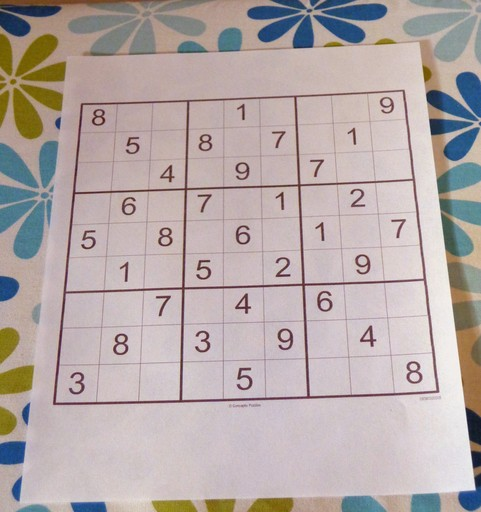
#> input picture Python/Games/Sudoku/td_3.jpeg, 481 x 512 px
$ python -i image_processes.py   (imports and definitions only)
#> lines starting #> are read from the running program, lines starting #| are printed output that depends on the picture; after the words box and inside, x2 and y2 are one past the last pixel; in counts of white or black regions, pixels touching at a corner belong together
import cv2
import numpy as np


# https://becominghuman.ai/sudoku-and-cell-extraction-sudokuai-opencv-38b603066066
# https://github.com/Joy2469/Sudoku_AI

# [5 lines left out: function image_preprocessing, not called in this run]


def image_preprocessing_B(img, skip_dilate=False):
    img = cv2.cvtColor(img, cv2.COLOR_BGR2GRAY)
    process = cv2.GaussianBlur(img.copy(), (9, 9), 0)
    process = cv2.adaptiveThreshold(process, 255, cv2.ADAPTIVE_THRESH_GAUSSIAN_C, cv2.THRESH_BINARY, 11, 2)
    process = cv2.bitwise_not(process, process)
    if not skip_dilate:
        kernel = np.array([[0., 1., 0.], [1., 1., 1.], [0., 1., 0.]], np.uint8)
        process = cv2.dilate(process, kernel)
    return process


def find_corners(img):
    ext_contours = cv2.findContours(img, cv2.RETR_EXTERNAL, cv2.CHAIN_APPROX_SIMPLE)
    ext_contours = ext_contours[0] if len(ext_contours) == 2 else ext_contours[1]
    ext_contours = sorted(ext_contours, key=cv2.contourArea, reverse=True)
    for c in ext_contours:
        peri = cv2.arcLength(c, True)
        approx = cv2.approxPolyDP(c, 0.015 * peri, True)
        if len(approx) == 4:
            return approx


def order_corner_points(corners):
    corners = [(corner[0][0], corner[0][1]) for corner in corners]
    top_r, top_l, bottom_l, bottom_r = corners[0], corners[1], corners[2], corners[3]
    return top_l, top_r, bottom_r, bottom_l


def perspective_transform(image, corners):
    ordered_corners = order_corner_points(corners)
    top_l, top_r, bottom_r, bottom_l = ordered_corners

    width_A = np.sqrt(((bottom_r[0] - bottom_l[0]) ** 2) + ((bottom_r[1] - bottom_l[1]) ** 2))
    width_B = np.sqrt(((top_r[0] - top_l[0]) ** 2) + ((top_r[1] - top_l[1]) ** 2))
    width = max(int(width_A), int(width_B))

    height_A = np.sqrt(((top_r[0] - bottom_r[0]) ** 2) + ((top_r[1] - bottom_r[1]) ** 2))
    height_B = np.sqrt(((top_l[0] - bottom_l[0]) ** 2) + ((top_l[1] - bottom_l[1]) ** 2))
    height = max(int(height_A), int(height_B))

    dimensions = np.array([[0, 0], [width - 1, 0], [width - 1, height - 1], [0, height - 1]], dtype="float32")
    ordered_corners = np.array(ordered_corners, dtype="float32")
    grid = cv2.getPerspectiveTransform(ordered_corners, dimensions)
    return cv2.warpPerspective(image, grid, (width, height))


def create_image_grid(img):
    grid = np.copy(img)
    edge_h = np.shape(grid)[0]
    edge_w = np.shape(grid)[1]
    celledge_h = edge_h // 9
    celledge_w = np.shape(grid)[1] // 9
    grid = cv2.cvtColor(grid, cv2.COLOR_BGR2GRAY)
    grid = cv2.bitwise_not(grid, grid)
    tempgrid = []
    for i in range(celledge_h, edge_h + 1, celledge_h):
        for j in range(celledge_w, edge_w + 1, celledge_w):
            rows = grid[i - celledge_h:i]
            tempgrid.append([rows[k][j - celledge_w:j] for k in range(len(rows))])
    finalgrid = []
    for i in range(0, len(tempgrid) - 8, 9):
        finalgrid.append(tempgrid[i:i + 9])
    for i in range(9):
        for j in range(9):
            finalgrid[i][j] = np.array(finalgrid[i][j])
    try:
        for i in range(9):
            for j in range(9):
                np.os.remove("BoardCells1/cell" + str(i) + str(j) + ".jpg")
    except:
        pass
    for i in range(9):
        for j in range(9):
            cv2.imwrite(str("BoardCells1/cell" + str(i) + str(j) + ".jpg"), finalgrid[i][j])

    return finalgrid


# [31 lines left out: function scale_and_centre, not called in this run]


def extract(img):
    processed_sudoku = image_preprocessing_B(img)
    sudoku = find_corners(processed_sudoku)
    transformed = perspective_transform(img, sudoku)
    transformed = cv2.resize(transformed, (600, 600))
    sudoku = create_image_grid(transformed)
    return sudoku

>>> import cv2
>>> picture = cv2.imread('td_3.jpeg')
#> picture is the input picture: shape (512, 481, 3); mean B, G, R 168.2, 169.5, 181.2
>>> result = extract(picture)
#> in image_preprocessing_B, `process = cv2.adaptiveThreshold(process, 255, cv2.ADAPTIVE_THRESH_GAUS..`:
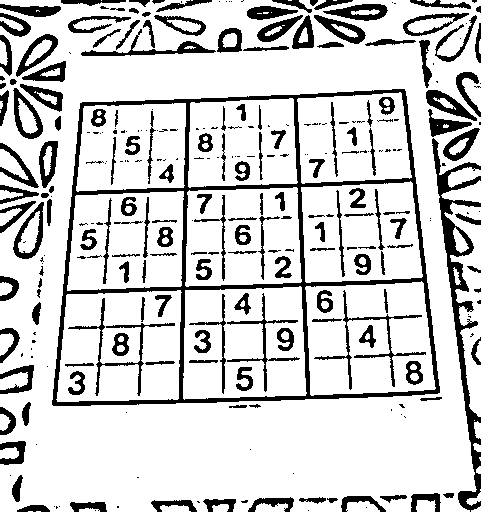
#> process: shape (512, 481); 81.2% white; 291 black regions (122 under 20 px), largest, box (x1, y1, x2, y2) and area: (52, 89, 440, 406) 10463, (432, 138, 481, 512) 3713, (314, 290, 426, 390) 883
#> in image_preprocessing_B, `process = cv2.dilate(process, kernel)`:
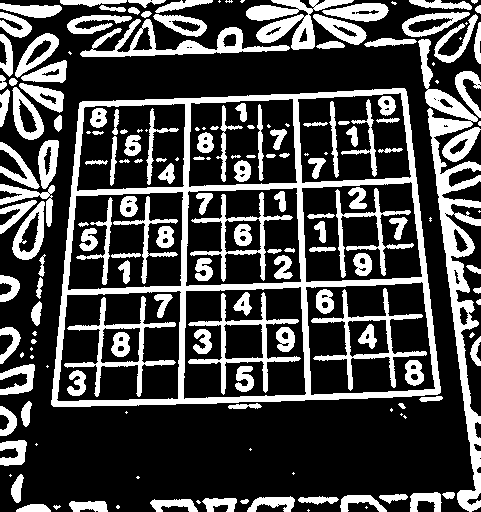
#> process: shape (512, 481); 28.1% white; 182 white regions (42 under 20 px)
#> in find_corners, `ext_contours = cv2.findContours(img, cv2.RETR_EXTERNAL, cv2.CHAIN_APPR..`: ext_contours = 101 contours, 36 with area under 20; largest, box (x1, y1, x2, y2) and area: (51, 88, 441, 407) 109450, (418, 39, 481, 512) 6484, (80, 19, 290, 57) 2352, (246, 0, 354, 50) 2044, (12, 201, 45, 260) 1134
#> the loop in find_corners, `for c in ext_contours:` made 1 pass
#> (peri, approx) on pass 1: (1361.7, [[405, 89], [80, 102], [51, 404], [439, 393]])
#> in extract, `sudoku = find_corners(processed_sudoku)`: sudoku = [[405, 89], [80, 102], [51, 404], [439, 393]]
#> in order_corner_points, `corners = [(corner[0][0], corner[0][1]) for corner in corners]`: corners = [(405, 89), (80, 102), (51, 404), (439, 393)]
#> in order_corner_points, `top_r, top_l, bottom_l, bottom_r = corners[0], corners[1], corners[2],..`: top_r = (405, 89); top_l = (80, 102); bottom_l = (51, 404); bottom_r = (439, 393)
#> in perspective_transform, `ordered_corners = order_corner_points(corners)`: ordered_corners = ((80, 102), (405, 89), (439, 393), (51, 404))
#> in perspective_transform, `top_l, top_r, bottom_r, bottom_l = ordered_corners`: top_l = (80, 102); top_r = (405, 89); bottom_r = (439, 393); bottom_l = (51, 404)
#> in perspective_transform, `width_A = np.sqrt(((bottom_r[0] - bottom_l[0]) ** 2) + ((bottom_r[1] -..`: width_A = 388.2
#> in perspective_transform, `width_B = np.sqrt(((top_r[0] - top_l[0]) ** 2) + ((top_r[1] - top_l[1]..`: width_B = 325.3
#> in perspective_transform, `width = max(int(width_A), int(width_B))`: width = 388
#> in perspective_transform, `height_A = np.sqrt(((top_r[0] - bottom_r[0]) ** 2) + ((top_r[1] - bott..`: height_A = 305.9
#> in perspective_transform, `height_B = np.sqrt(((top_l[0] - bottom_l[0]) ** 2) + ((top_l[1] - bott..`: height_B = 303.4
#> in perspective_transform, `height = max(int(height_A), int(height_B))`: height = 305
#> in perspective_transform, `dimensions = np.array([[0, 0], [width - 1, 0], [width - 1, height - 1]..`: dimensions = [[0, 0], [387, 0], [387, 304], [0, 304]]
#> in perspective_transform, `ordered_corners = np.array(ordered_corners, dtype="float32")`: ordered_corners = [[80, 102], [405, 89], [439, 393], [51, 404]]
#> in perspective_transform, `grid = cv2.getPerspectiveTransform(ordered_corners, dimensions)`: grid = [[1.3, 0.125, -117], [0.0519, 1.3, -136.4], [6.93e-05, 0.000692, 1]]
#> in perspective_transform, `return cv2.warpPerspective(image, grid, (width, height))`:
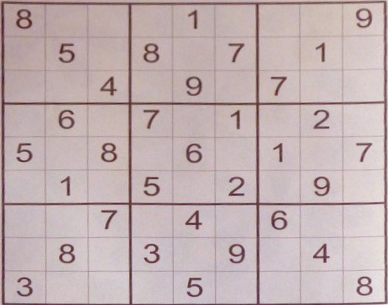
#> returned value: shape (305, 388, 3); mean of channels 0, 1, 2 177.5, 176.3, 193.5; drawn as B, G, R
#> in extract, `transformed = cv2.resize(transformed, (600, 600))`:
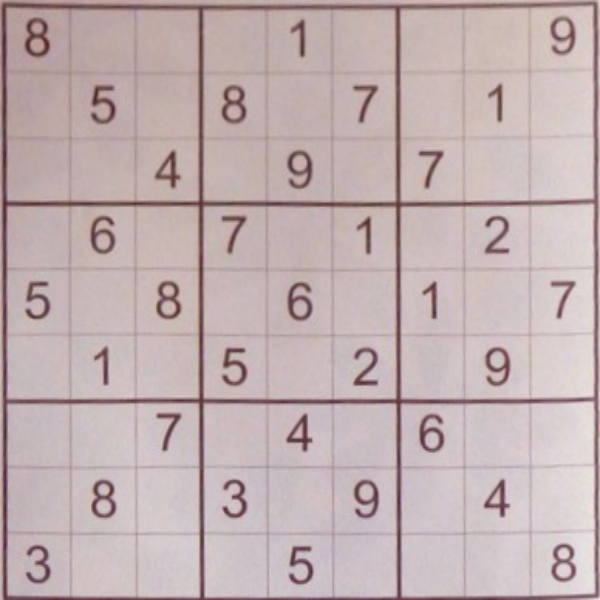
#> transformed: shape (600, 600, 3); mean B, G, R 177.4, 176.2, 193.4
#> in create_image_grid, `grid = cv2.bitwise_not(grid, grid)`:
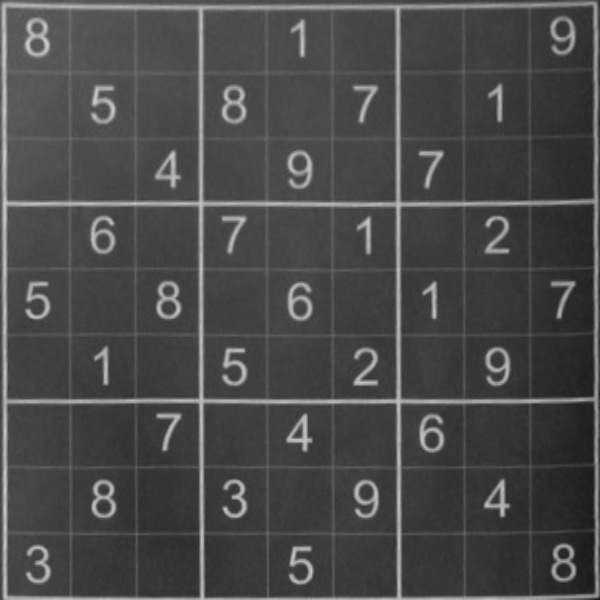
#> grid: shape (600, 600); min 22, max 204, mean 73.5
#> after the loop in create_image_grid, `for i in range(celledge_h, edge_h + 1, celledge_h):`: tempgrid = 81 items
#> the loop in create_image_grid, `for i in range(0, len(tempgrid) - 8, 9):` made 9 passes
#> i on passes 2 to 9: 9, 18, 27, 36, 45, 54, 63, 72
#> after the loop in create_image_grid, `for i in range(0, len(tempgrid) - 8, 9):`: finalgrid = 9 items
#> the loop in create_image_grid, `for i in range(9):` made 1 pass
#> pass 1, in create_image_grid, `cv2.imwrite(str("BoardCells1/cell" + str(i) + str(j) + ".jpg"), finalg..`:
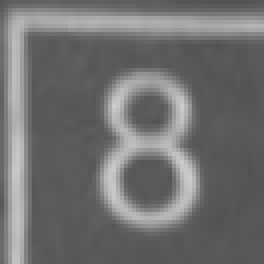
#> saved as cell00.jpg: shape (66, 66) (shown 4 times larger); min 82, max 204, mean 112
#> pass 1, in create_image_grid, `cv2.imwrite(str("BoardCells1/cell" + str(i) + str(j) + ".jpg"), finalg..`:
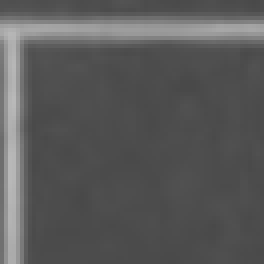
#> saved as cell03.jpg: shape (66, 66) (shown 4 times larger); min 73, max 185, mean 89.3
#> result = 9 items
